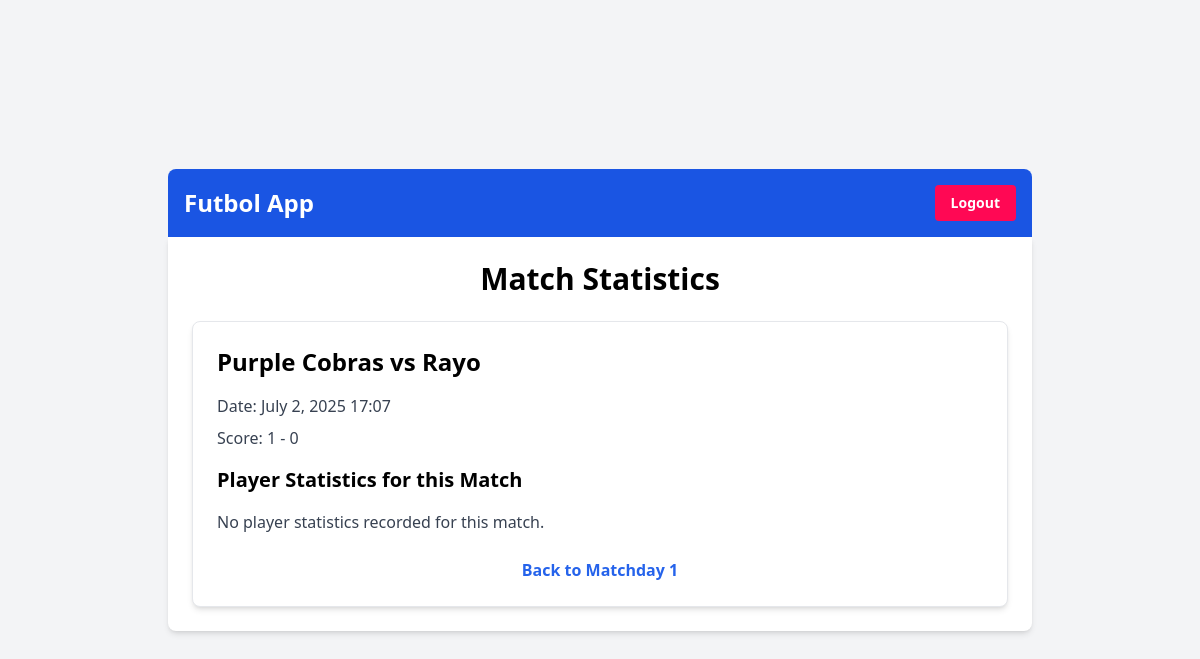
/futbol/match/1/stats/ (signed in), run on an earlier commit of the app's database.
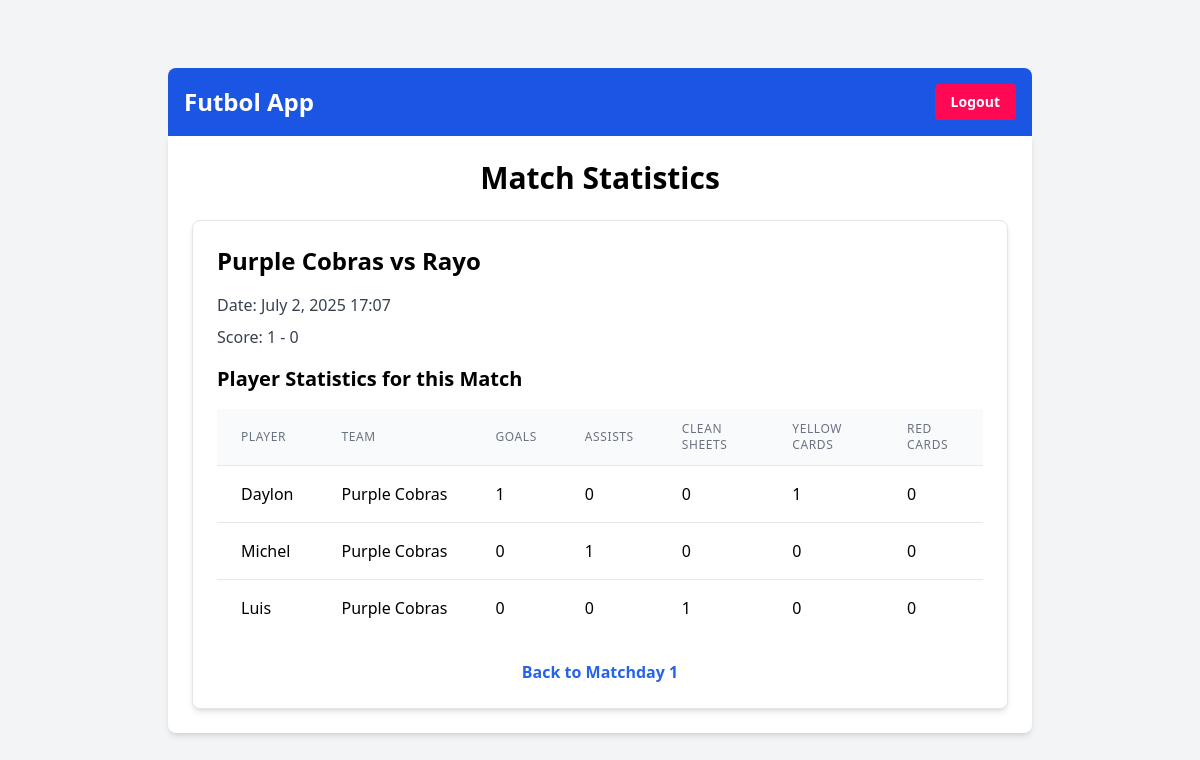
And on a later commit of the database.
### futbolapp/models.py (models this page shows, shortened)
class PlayerStatistic(models.Model):
    player = models.ForeignKey(Player, on_delete=models.CASCADE)
    match = models.ForeignKey(Match, on_delete=models.CASCADE)
    goals = models.PositiveIntegerField(default=0)
    assists = models.PositiveIntegerField(default=0)
    clean_sheets = models.PositiveIntegerField(default=0)
    yellow_cards = models.PositiveIntegerField(default=0)
    red_cards = models.PositiveIntegerField(default=0)
    class Meta:
        unique_together = ('player', 'match')

class Player(models.Model):
    name = models.CharField(max_length=100)
    team = models.ForeignKey(Team, on_delete=models.CASCADE)
    field_position = models.CharField(max_length=20, choices=[('field player', 'Field Player'), ('goalkeeper', 'Goalkeeper')], default='field player')
    role = models.CharField(max_length=20, choices=[('full-time', 'Full-Time'), ('ringer', 'Ringer')])

class Team(models.Model):
    name = models.CharField(max_length=100)
    league = models.ForeignKey(League, on_delete=models.CASCADE)

### futbolapp/views.py (the view)
# urls.py: path('match/<int:match_id>/stats/', views.match_statistics, name='match_statistics'),
@login_required
def match_statistics(request, match_id):
    match = get_object_or_404(Match, pk=match_id)
    player_stats = PlayerStatistic.objects.filter(match=match)
    return render(request, 'futbolapp/match_statistics.html', {'match': match, 'player_stats': player_stats})

### futbolapp/templates/futbolapp/match_statistics.html
{% extends 'base.html' %}
{% block content %}
    <h1 class="text-3xl font-bold mb-6 text-center">Match Statistics</h1>
    <div class="bg-white p-6 rounded-lg shadow-md border border-gray-200">
        <h2 class="text-2xl font-semibold mb-4">{{ match.home_team.name }} vs {{ match.away_team.name }}</h2>
        <p class="text-gray-700 mb-2">Date: {{ match.date|date:"F j, Y H:i" }}</p>
        <p class="text-gray-700 mb-4">Score: {{ match.home_score|default_if_none:"-" }} - {{ match.away_score|default_if_none:"-" }}</p>
        <h3 class="text-xl font-semibold mb-4">Player Statistics for this Match</h3>
        {% if player_stats %}
            <div class="overflow-x-auto">
                <table class="min-w-full divide-y divide-gray-200">
                    <thead class="bg-gray-50">
                        <tr>
                            <th scope="col" class="px-6 py-3 text-left text-xs font-medium text-gray-500 uppercase tracking-wider">Player</th>
                            <th scope="col" class="px-6 py-3 text-left text-xs font-medium text-gray-500 uppercase tracking-wider">Team</th>
                            <th scope="col" class="px-6 py-3 text-left text-xs font-medium text-gray-500 uppercase tracking-wider">Goals</th>
                            <th scope="col" class="px-6 py-3 text-left text-xs font-medium text-gray-500 uppercase tracking-wider">Assists</th>
                            <th scope="col" class="px-6 py-3 text-left text-xs font-medium text-gray-500 uppercase tracking-wider">Clean Sheets</th>
                            <th scope="col" class="px-6 py-3 text-left text-xs font-medium text-gray-500 uppercase tracking-wider">Yellow Cards</th>
                            <th scope="col" class="px-6 py-3 text-left text-xs font-medium text-gray-500 uppercase tracking-wider">Red Cards</th>
                        </tr>
                    </thead>
                    <tbody class="bg-white divide-y divide-gray-200">
                        {% for stat in player_stats %}
                            <tr>
                                <td class="px-6 py-4 whitespace-nowrap">{{ stat.player.name }}</td>
                                <td class="px-6 py-4 whitespace-nowrap">{{ stat.player.team.name }}</td>
                                <td class="px-6 py-4 whitespace-nowrap">{{ stat.goals }}</td>
                                <td class="px-6 py-4 whitespace-nowrap">{{ stat.assists }}</td>
                                <td class="px-6 py-4 whitespace-nowrap">{{ stat.clean_sheets }}</td>
                                <td class="px-6 py-4 whitespace-nowrap">{{ stat.yellow_cards }}</td>
                                <td class="px-6 py-4 whitespace-nowrap">{{ stat.red_cards }}</td>
                            </tr>
                        {% endfor %}
                    </tbody>
                </table>
            </div>
        {% else %}
            <p class="text-gray-700">No player statistics recorded for this match.</p>
        {% endif %}
        <p class="mt-6 text-center"><a href="{% url 'matchday_detail' match.matchday.id %}" class="text-blue-600 hover:text-blue-800 font-semibold">Back to Matchday {{ match.matchday.number }}</a></p>
    </div>
{% endblock %}

What changed in the data, as far as the page shows it:
added PlayerStatistic: player.name "Daylon", player.team.name "Purple Cobras", goals "1", assists "0", clean_sheets "0", yellow_cards "1", red_cards "0"
added PlayerStatistic: player.name "Michel", player.team.name "Purple Cobras", goals "0", assists "1", clean_sheets "0", yellow_cards "0", red_cards "0"
added PlayerStatistic: player.name "Luis", player.team.name "Purple Cobras", goals "0", assists "0", clean_sheets "1", yellow_cards "0", red_cards "0"
Also different on the page:
text no longer shown: "No player statistics recorded for this match."
text now shown: "PLAYER TEAM GOALS ASSISTS CLEAN SHEETS YELLOW CARDS RED CARDS"
